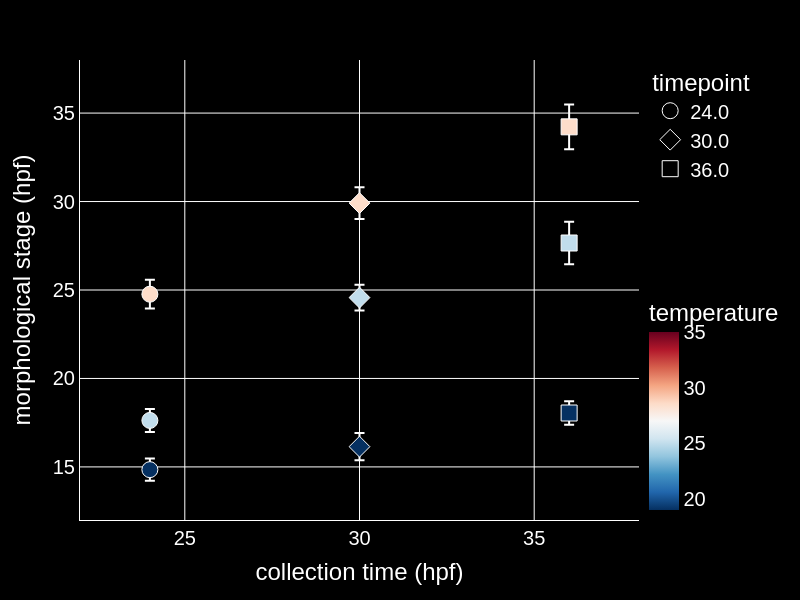

This figure's notebook cell:
### Code cell
temps_to_show = np.asarray([28.5, 25, 19])#, 19, 33.5, 35])
marker_size = 16
xrange = [22, 38]
yrange = [12, 38]

arr_path = os.path.join(fig_path, "morph_stage_series","")
os.makedirs(arr_path, exist_ok=True)

for t in range(1, len(temps_to_show)+1):

    temp_filter = np.isin(cohort_stage_df["temperature"], temps_to_show[:t])
    # make seq fig
    fig = px.scatter(cohort_stage_df.loc[temp_filter], y="morph_stage_hpf_mean", x="timepoint", 
                     error_y="morph_stage_hpf_std",
                     color="temperature", symbol="timepoint",color_continuous_scale=colormap, range_color=[19, 35])
    
    
    # fig.update_traces(mode="lines+markers", line=dict(color="white", width=0.5))
    
    # fig.add_trace(go.Scatter(x=ref_vec, y=ref_vec, mode="lines", line=dict(color="white", width=2.5, dash="dash"), showlegend=False))
    
    axis_labels = ["collection time (hpf)", "morphological stage (hpf)"]
    
    fig = format_2d_plotly(fig, marker_size=marker_size, axis_labels=axis_labels, font_size=20, dims=[600, 800])#, show_gridlines=False)

    fig.update_traces(error_y=dict(width=5, thickness=2))

    fig.update_layout(
        xaxis=dict(range=xrange),
        yaxis=dict(range=yrange)
    )
    
    fig.write_image(arr_path + f"morph_vs_collection_{t:02}.png", scale=2)
    fig.write_html(arr_path + f"morph_vs_collection_{t:02}.html")

fig.show()

### Figure 1 — Plotly figure (JSON) as saved in the notebook; plotly's stock layout.template omitted (floating-point values rounded to 4 significant figures)
{"data": [{"error_x": {"color": "white", "width": 0}, "error_y": {"array": [0.6267, 0.65, 0.8122], "color": "white", "thickness": 2, "width": 5}, "hovertemplate": "timepoint=%{x}<br>morph_stage_hpf_mean=%{y}<br>temperature=%{marker.color}<extra></extra>", "legendgroup": "24.0", "marker": {"color": [19.0, 25.0, 28.5], "coloraxis": "coloraxis", "line": {"color": "white", "width": 1}, "size": 16, "symbol": "circle"}, "mode": "markers", "name": "24.0", "orientation": "v", "showlegend": true, "type": "scatter", "x": [24.0, 24.0, 24.0], "xaxis": "x", "y": [14.85, 17.63, 24.76], "yaxis": "y"}, {"error_x": {"color": "white", "width": 0}, "error_y": {"array": [0.7675, 0.7275, 0.8974], "color": "white", "thickness": 2, "width": 5}, "hovertemplate": "timepoint=%{x}<br>morph_stage_hpf_mean=%{y}<br>temperature=%{marker.color}<extra></extra>", "legendgroup": "30.0", "marker": {"color": [19.0, 25.0, 28.5], "coloraxis": "coloraxis", "line": {"color": "white", "width": 1}, "size": 16, "symbol": "diamond"}, "mode": "markers", "name": "30.0", "orientation": "v", "showlegend": true, "type": "scatter", "x": [30.0, 30.0, 30.0], "xaxis": "x", "y": [16.15, 24.57, 29.91], "yaxis": "y"}, {"error_x": {"color": "white", "width": 0}, "error_y": {"array": [0.665, 1.199, 1.261], "color": "white", "thickness": 2, "width": 5}, "hovertemplate": "timepoint=%{x}<br>morph_stage_hpf_mean=%{y}<br>temperature=%{marker.color}<extra></extra>", "legendgroup": "36.0", "marker": {"color": [19.0, 25.0, 28.5], "coloraxis": "coloraxis", "line": {"color": "white", "width": 1}, "size": 16, "symbol": "square"}, "mode": "markers", "name": "36.0", "orientation": "v", "showlegend": true, "type": "scatter", "x": [36.0, 36.0, 36.0], "xaxis": "x", "y": [18.05, 27.66, 34.22], "yaxis": "y"}], "layout": {"coloraxis": {"cmax": 35, "cmin": 19, "colorbar": {"len": 0.5, "title": {"text": "temperature"}, "x": 1, "y": 0, "yanchor": "bottom"}, "colorscale": [[0, "rgb(5,48,97)"], [0.1, "rgb(33,102,172)"], [0.2, "rgb(67,147,195)"], [0.3, "rgb(146,197,222)"], [0.4, "rgb(209,229,240)"], [0.5, "rgb(247,247,247)"], [0.6, "rgb(253,219,199)"], [0.7, "rgb(244,165,130)"], [0.8, "rgb(214,96,77)"], [0.9, "rgb(178,24,43)"], [1, "rgb(103,0,31)"]]}, "font": {"color": "white", "family": "Arial, sans-serif", "size": 20}, "height": 600, "legend": {"title": {"text": "timepoint"}, "tracegroupgap": 0}, "margin": {"t": 60}, "paper_bgcolor": "black", "plot_bgcolor": "black", "title": {"text": ""}, "width": 800, "xaxis": {"anchor": "y", "categoryarray": [24, 30, 36], "categoryorder": "array", "domain": [0, 1], "gridcolor": "white", "linecolor": "white", "range": [22, 38], "showgrid": true, "tickfont": {"size": 20}, "title": {"text": "collection time (hpf)"}, "zeroline": true, "zerolinecolor": "white"}, "yaxis": {"anchor": "x", "domain": [0, 1], "gridcolor": "white", "linecolor": "white", "range": [12, 38], "showgrid": true, "tickfont": {"size": 20}, "title": {"text": "morphological stage (hpf)"}, "zeroline": true, "zerolinecolor": "white"}}}
